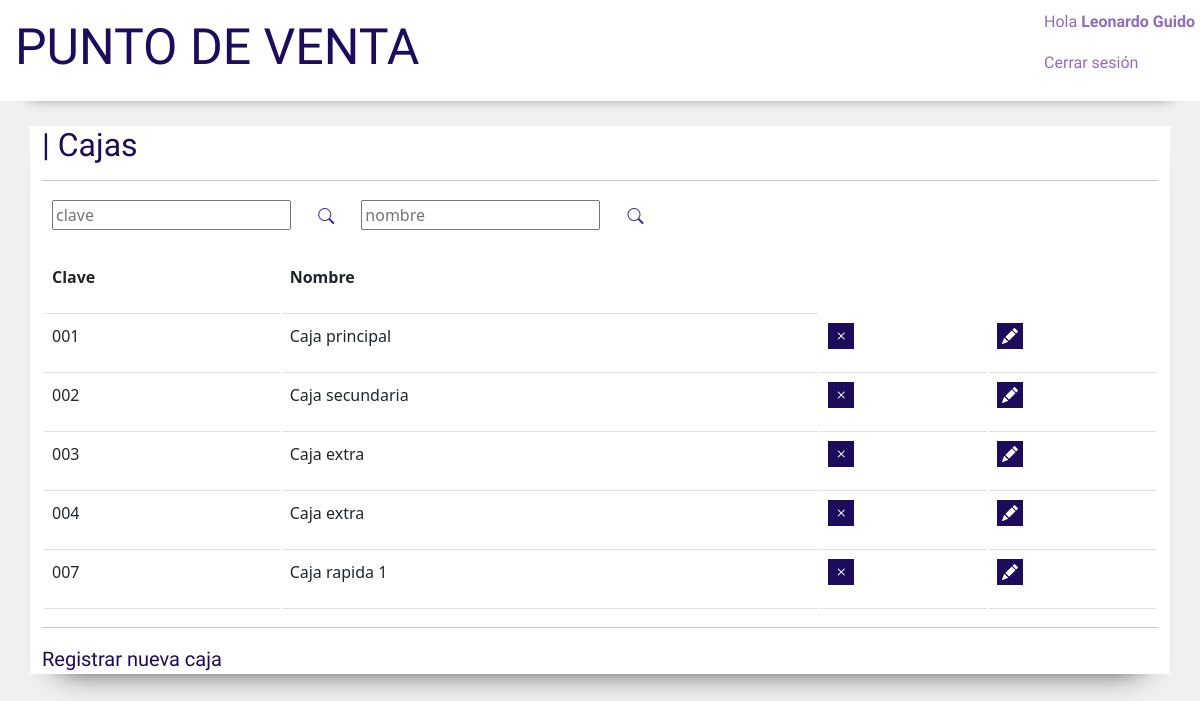
Screenshot of /cajas/administrar/ (signed in) with the database file from the repository.
### manage_models/models.py (models this page shows, shortened)
class Caja(models.Model):
    clave = models.CharField(max_length=3)
    nombre = models.CharField(max_length=50)
    estado = models.CharField(choices=ESTADO, max_length=1 , default='C')

### manage_models/views.py (the view)
# urls.py: path('cajas/administrar/' , views.cajas_lista , name='cajas_lista'),
@login_required
def cajas_lista(request):
    cajas_data = Caja.objects.all()
    return render(request, 'manage_models/cajas_lista.html' , {'cajas':cajas_data})

### manage_models/templates/manage_models/cajas_lista.html (shortened to what this page needs)
{% extends 'home/base.html' %}
{% load static %}
{% block content %}
<div class="usuarios_maincontainer container">
    <h2 class="usuarios_titulo">| Cajas</h2>
    <hr>
    <input type="text" id="buscar_clave_input" placeholder="clave" class="barra_busqueda">
    <button id="buscar_clave" class="btn buscar_boton"><i class="bi bi-search"></i></button>
    <input type="text" id="buscar_nombre_caja_input" placeholder="nombre" class="barra_busqueda">
    <button id="buscar_nombre_caja" class="btn buscar_boton"><i class="bi bi-search"></i></button>
    <table class="table table-hover tabla">
        <thead>
            <tr>
                <th>
                    <p class="usuarios_espaciado"><strong>Clave</strong></p>
                </th>
                <th>
                    <p class="usuarios_espaciado"><strong>Nombre</strong></p>
                </th>
            </tr>
        </thead>
        <tbody id="tabla_cajas">
            {% for caja in cajas %}
            <tr>
                <td>
                    <p class="usuarios_tablecontent usuarios_espaciado">{{caja.clave}}</p>
                </td>
                <td>
                    <p class="usuarios_tablecontent usuarios_espaciado">{{caja.nombre}}</p>
                </td>
                <td >
                    <a href="{% url 'borrar_caja' pk=caja.pk %}" class="deleteuser"><i class="bi bi-x user_butonicon"></i></a>
                </td>
                <td >
                    <a href="{% url 'editar_caja' pk=caja.pk %}" class="deleteuser"><i class="bi bi-pencil-fill user_butonicon"></i></i></a>
                </td>
            {%endfor%}
        </tbody>
    </table>
    <hr>
    <a href="{% url 'registrar_caja' %}" class="link_registrar_usuario">Registrar nueva caja</a>
</div>
{% endblock %}

### manage_models/templates/home/base.html (shortened to what this page needs)
{% load static %}
<!DOCTYPE html>
<html lang="en">
<head>
    <link href="https://cdn.jsdelivr.net/npm/bootstrap@5.1.3/dist/css/bootstrap.min.css" rel="stylesheet">
    <link rel="stylesheet" href="https://cdn.jsdelivr.net/npm/bootstrap-icons@1.6.0/font/bootstrap-icons.css">
    <link rel="stylesheet" href="{% static 'css/base1.css' %}">
</head>
<body>
    <header>
        <h1><a href="{% url 'home' %}" class="titulo"> Punto de venta </a></h1>
        <div class="usuario">
            <p class="saludo">Hola <strong>{{ user.get_full_name }}</strong></p>
            <p><a href="{% url 'logout' %}" class=logout>Cerrar sesión</a></p>
        </div>
    </header>
    {% block content %}
    {% endblock %}
</body>
</html>

### manage_models/static/css/base1.css (style rules this page uses)
:root { --fondo : #f0f0f0; --fuente-grande: 'Inconsolata', monospace;; --fuente-pequena: 'Quicksand', sans-serif; --color1: #1C0C5B; --color2: #3D2C8D; --color3: #916BBF; --color4: #C996CC; }
body { margin: 0; background-color: var(--fondo); }
header { margin: 0; padding: 10px 0; -webkit-box-shadow: 0px 23px 10px -30px #000000; box-shadow: 0px 23px 15px -30px #000000; display: flex; justify-content: space-between; align-items: center; background-color: white; }
.titulo { margin: 0 15px; font-family: var(--fuente-grande); color: var(--color1); font-size: 50px; cursor: pointer; text-transform: uppercase; text-decoration: none; }
.usuario { margin: 0 5px; }
.logout { font-family: var(--fuente-pequena); color: var(--color3); text-decoration: none; }
.saludo { font-family: var(--fuente-pequena); color: var(--color3); }
.usuarios_titulo { font-family: var(--fuente-grande); color: var(--color1); }
.barra_busqueda { margin: 0 10px 25px 10px; }
.buscar_boton { color: var(--color2); }
.usuarios_maincontainer { background-color: white; margin-top: 25px; -webkit-box-shadow: 0px 23px 10px -30px #000000; box-shadow: 0px 23px 30px -30px #000000; }
.tabla { border-collapse: separate; }
.deleteuser { padding: 2px 5px; background-color: var(--color1); border: none; }
.user_butonicon { color: white; }
.link_registrar_usuario { text-decoration: none; color: var(--color1); font-family: var(--fuente-pequena); font-size: 20px; }

### rows the page displays
Caja: clave "001", nombre "Caja principal"
Caja: clave "002", nombre "Caja secundaria"
Caja: clave "003", nombre "Caja extra"
Caja: clave "004", nombre "Caja extra"
Caja: clave "007", nombre "Caja rapida 1"

### other values shown
{{ user.get_full_name }} "Leonardo Guido"
